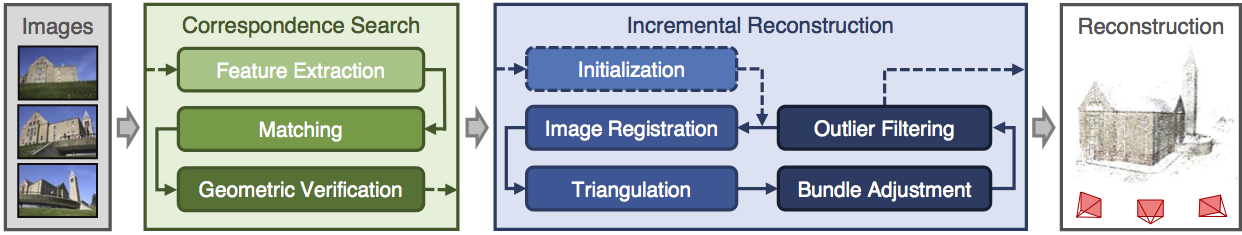
#> input picture assignments/assignment 3/colmap-3.8/doc/images/incremental-sfm.png, 1242 x 235 px, found by its file name; its folder holds only this picture in this run
$ python matting.py
#> lines starting #> are read from the running program, lines starting #| are printed output that depends on the picture
image_path = '/home/cellverse/Desktop/cv/data/scenario_3/images'
mask_path = '/home/cellverse/Desktop/cv/data/scenario_3/masks'
matting_path = '/home/cellverse/Desktop/cv/data/scenario_3/matting'

# read each image in the image_path
# let alpha be the number in the corresponding mask
# save the rgba image in the matting_path

import os
import cv2
import tqdm
for image_name in tqdm.tqdm(os.listdir(image_path)):
    img = cv2.imread(os.path.join(image_path, image_name))
#> img is the input picture: shape (235, 1242, 3); mean B, G, R 186.3, 183.8, 175.3
    b, g, r = cv2.split(img)
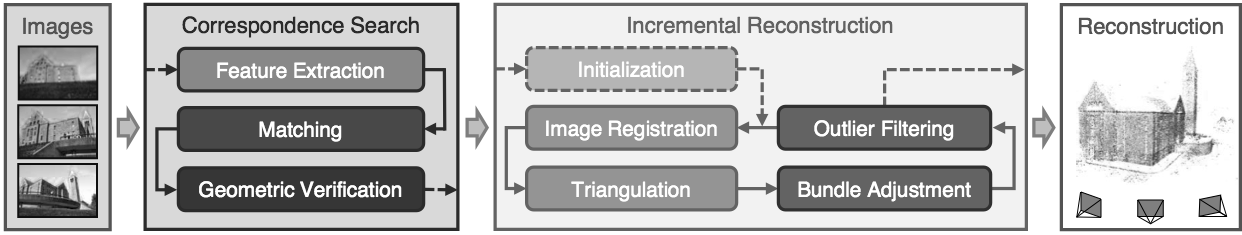
#> b: shape (235, 1242); min 0, max 255, mean 186.3
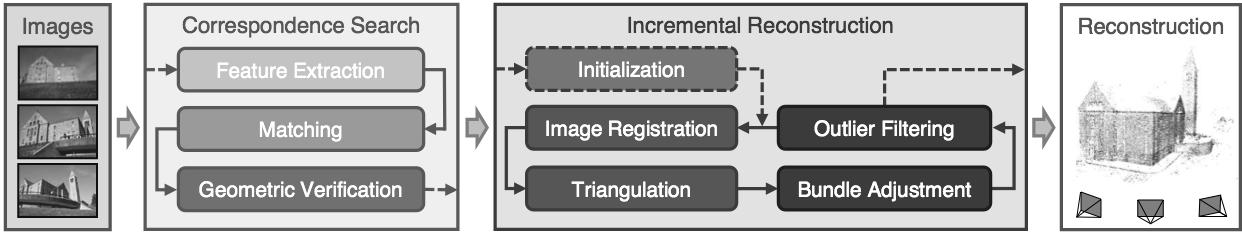
#> g: shape (235, 1242); min 0, max 255, mean 183.8
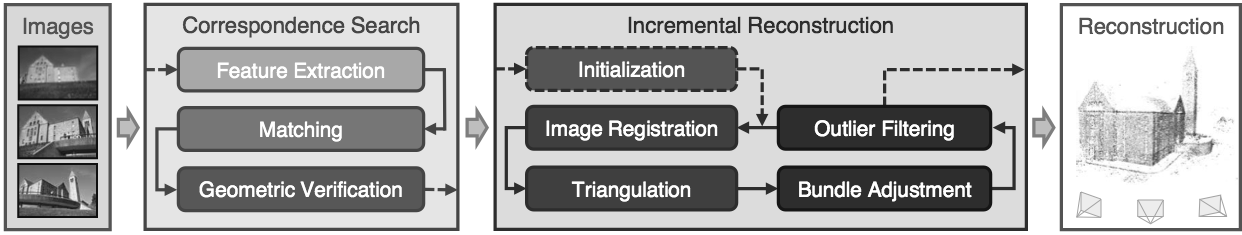
#> r: shape (235, 1242); min 16, max 255, mean 175.3

    a = cv2.imread(os.path.join(mask_path, image_name))
    a = cv2.cvtColor(a, cv2.COLOR_BGR2GRAY)
    # a.resize(r.shape)
    a = cv2.resize(a, (r.shape[1], r.shape[0]))
    a[a > 0] = 255
#> a: shape (235, 1242); every value is 255

    rgba = cv2.merge((b, g, r, a))
    cv2.imwrite(os.path.join(matting_path, image_name), rgba)
    # output a as a separate image
